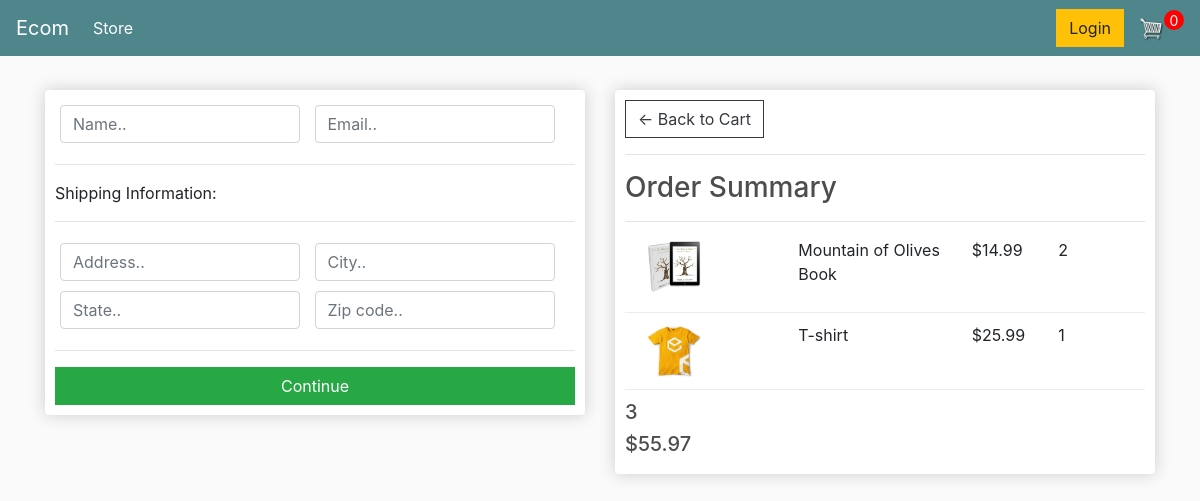
Screenshot of /checkout/ (signed in) with the database file from the repository.
### store/models.py (models this page shows, shortened)
class OrderItem(models.Model):
    product = models.ForeignKey(Product, on_delete=models.SET_NULL, null=True)
    order = models.ForeignKey(Order, on_delete=models.SET_NULL, null=True)
    quantity = models.IntegerField(default=0, null=True, blank=True)
    date_added = models.DateTimeField(auto_now_add=True)
    @property
    def get_total(self):
        total = self.product.price * self.quantity
        return total

class Product(models.Model):
    name = models.CharField(max_length=200)
    price = models.FloatField()
    digital = models.BooleanField(default=False, null=True, blank=True)
    image = models.ImageField(null=True, blank=True)
    @property
    def imageURL(self):
        try:
            url = self.image.url
        except:
            url =''
        return url

class Order(models.Model):
    customer = models.ForeignKey(Customer, on_delete=models.SET_NULL, null=True, blank=True)
    date_ordered = models.DateTimeField(auto_now_add=True)
    complete = models.BooleanField(default=False, null=True, blank=True)
    transaction_id = models.CharField(max_length=200,null=True)
    @property
    def get_cart_total(self):
        orderitems = self.orderitem_set.all()
        total = sum([item.get_total for item in orderitems])
        return total
    @property
    def get_cart_items(self):
        orderitems = self.orderitem_set.all()
        total = sum([item.quantity for item in orderitems])
        return total

### store/views.py (the view)
# urls.py: path('checkout/', views.checkout, name="checkout"),
def checkout(request):
     if request.user.is_authenticated:
          customer = request.user.customer
          order, created = Order.objects.get_or_create(customer=customer, complete=False)
          items = order.orderitem_set.all()
     else:
          items = []
          order = {'get_cart_items':0, 'get_cart_total':0}
     context = {'items':items, 'order':order}
     return render(request, 'store/checkout.html', context)

### store/templates/store/checkout.html (shortened to what this page needs)
{% extends 'store/main.html' %}
{% load static %}
{% block content %}
<div class="row">
	<div class="col-lg-6">
		<div class="box-element" id="form-wrapper">
            <form id="form">
                <div id="user-info">
                    <div class="form-field">
                        <input required class="form-control" type="text" name="name" placeholder="Name..">
                    </div>
                    <div class="form-field">
                        <input required class="form-control" type="email" name="email" placeholder="Email..">
                    </div>
                </div>
                <div id="shipping-info">
                    <hr>
                    <p>Shipping Information:</p>
                    <hr>
                    <div class="form-field">
                        <input class="form-control" type="text" name="address" placeholder="Address..">
                    </div>
                    <div class="form-field">
                        <input class="form-control" type="text" name="city" placeholder="City..">
                    </div>
                    <div class="form-field">
                        <input class="form-control" type="text" name="state" placeholder="State..">
                    </div>
                    <div class="form-field">
                        <input class="form-control" type="text" name="zipcode" placeholder="Zip code..">
                    </div>
                </div>
                <hr>
                <input id="form-button" class="btn btn-success btn-block" type="submit" value="Continue">
            </form>
		</div>
        <br>
	</div>
	<div class="col-lg-6">
		<div class="box-element">
            <a  class="btn btn-outline-dark" href="{% url 'cart' %}">&#x2190; Back to Cart</a>
	<hr>
	<h3>Order Summary</h3>
	<hr>
    {% for item in items %}
	<div class="cart-row">
		<div style="flex:2"><img class="row-image" src="{{item.product.imageURL}}"></div>
		<div style="flex:2"><p>{{item.product.name}}</p></div>
		<div style="flex:1"><p>${{item.product.price|floatformat:2}}</p></div>
		<div style="flex:1"><p>{{item.quantity}}</p></div>
	</div>
    {% endfor %}
	<h5>{{order.get_cart_items}}</h5>
	<h5>${{order.get_cart_total}}</h5>
		</div>
	</div>
</div>
{% endblock content %}

### static/css/main.css (style rules this page uses)
body { background-color: hsl(0, 0%, 98%); }
h1, h2, h3, h4, h5, h6 { color: hsl(0, 0%, 30%); }
.box-element { box-shadow: hsl(0, 0%, 80%) 0 0 16px; background-color: #fff; border-radius: 4px; padding: 10px; }
.col-lg-4, .col-lg-6, .col-lg-8, .col-lg-12 { margin-top: 10px; }
.btn { border-radius: 0; }
.row-image { width: 100px; }
.form-field { width: 250px; display: inline-block; padding: 5px; }
.cart-row { display: flex; align-items: flex-stretch; padding-bottom: 10px; margin-bottom: 10px; border-bottom: 1px solid #ececec; }

### rows the page displays
OrderItem: product.imageURL (picture), product.name "Mountain of Olives Book", product.price "14.99", quantity "2"
OrderItem: product.imageURL (picture), product.name "T-shirt", product.price "25.99", quantity "1"
Order: get_cart_items "3", get_cart_total "55.97"
